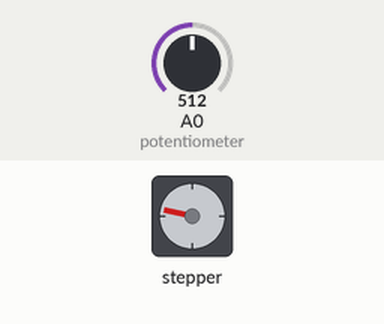
Simulated run of this sketch. Board: Arduino Uno, built with avr-gcc and run on an emulated ATmega328P. On the bench: stepper motor. Wiring (inferred from the names in the program): stepper motor driver (200 steps per turn assumed): step pin 7; direction pin 8. The test bench sets the inputs (shaded band); at power-on: A0 (potentiometer) = 512. What the sketch prints to the serial monitor is not drawn.

Above: at 1.2 s.
1.3 s: A0 (potentiometer) set to 716
At 1.68 s:
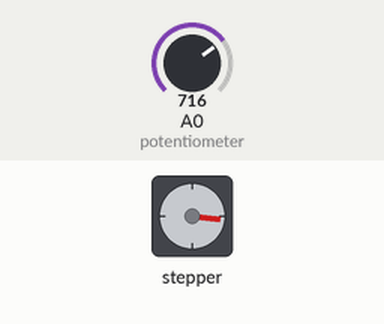
4.3 s: A0 (potentiometer) set to 900
At 4.73 s:
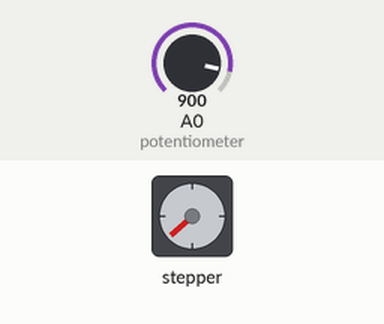
7.3 s: A0 (potentiometer) set to 1023
At 7.46 s:
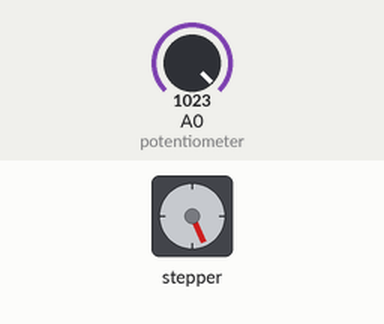
10.3 s: A0 (potentiometer) set to 122
Timing chart, 0 to 17.3 s (numbered marks = the images above; inputs shaded):
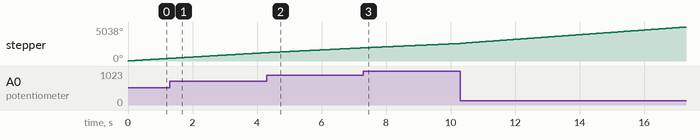

The sketch:

diybio_orbital_shaker.ino
```cpp
// Simple Stepper Motor Control
//
// by Achim pieters, www.studiopieters.nl
// updated by Pierre Baillargeon to reflect usage for DIYbio orbital shaker
//

// Defines pins numbers
const int stepPin = 7;
const int dirPin = 8;

int potentiometerDelayValue,mappedPotentiometerValue; // Defines variables

void setup() {
  // Sets the two pins as Outputs
  pinMode(stepPin,OUTPUT);
  pinMode(dirPin,OUTPUT);
  Serial.begin(9600);
  digitalWrite(dirPin,HIGH); //Enables the motor to move in a particular direction
}

void loop() {
  potentiometerDelayValue = potentiometerRead(); // Gets custom delay values from the custom speedUp function
  // Makes pules with custom delay, depending on the Potentiometer, from which the speed of the motor depends
  digitalWrite(stepPin, HIGH);
  delayMicroseconds(potentiometerDelayValue);
  digitalWrite(stepPin, LOW);
  delayMicroseconds(potentiometerDelayValue);
}

// Function for reading the Potentiometer
int potentiometerRead() {
  int rawPotentiometerValue = analogRead(A0); // Reads the potentiometer
  int mappedPotentiometerValue = map(rawPotentiometerValue, 0, 1023, 550,4000); // Convrests the read values of the potentiometer from 0 to 1023 into desireded delay values (300 to 4000)
  Serial.println(mappedPotentiometerValue);
  return mappedPotentiometerValue;
}
```
